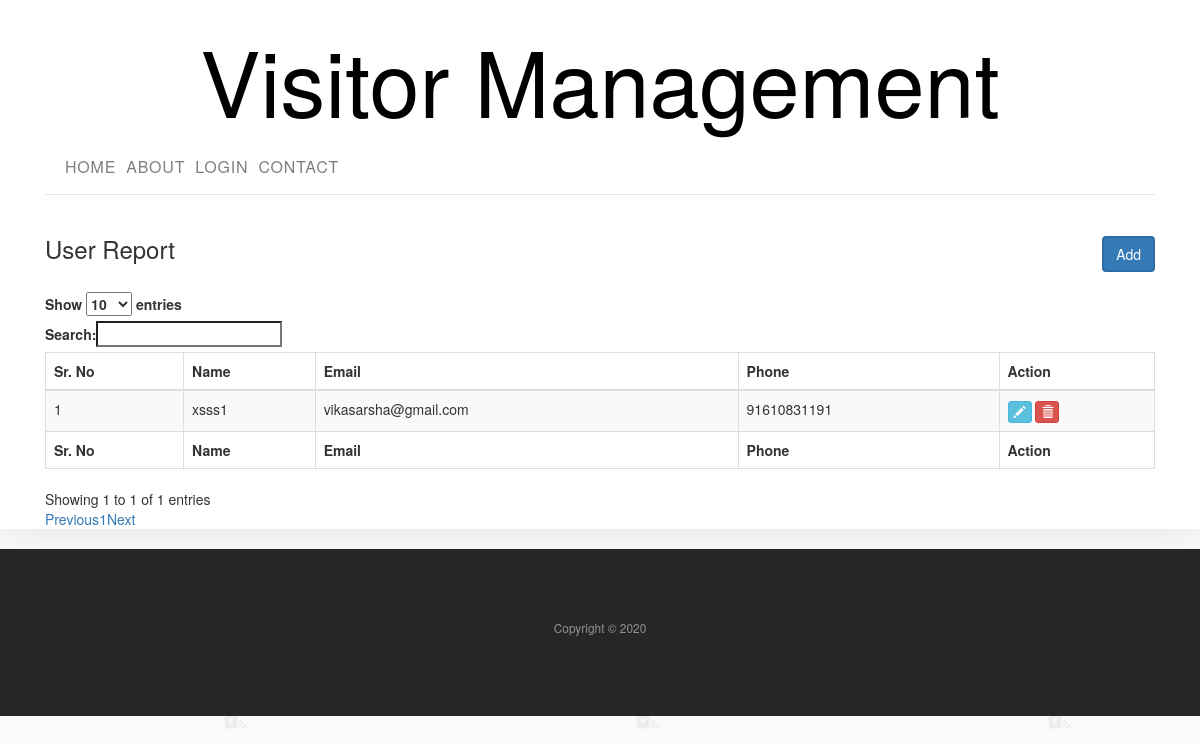
The app's page /user-report.php, older data.
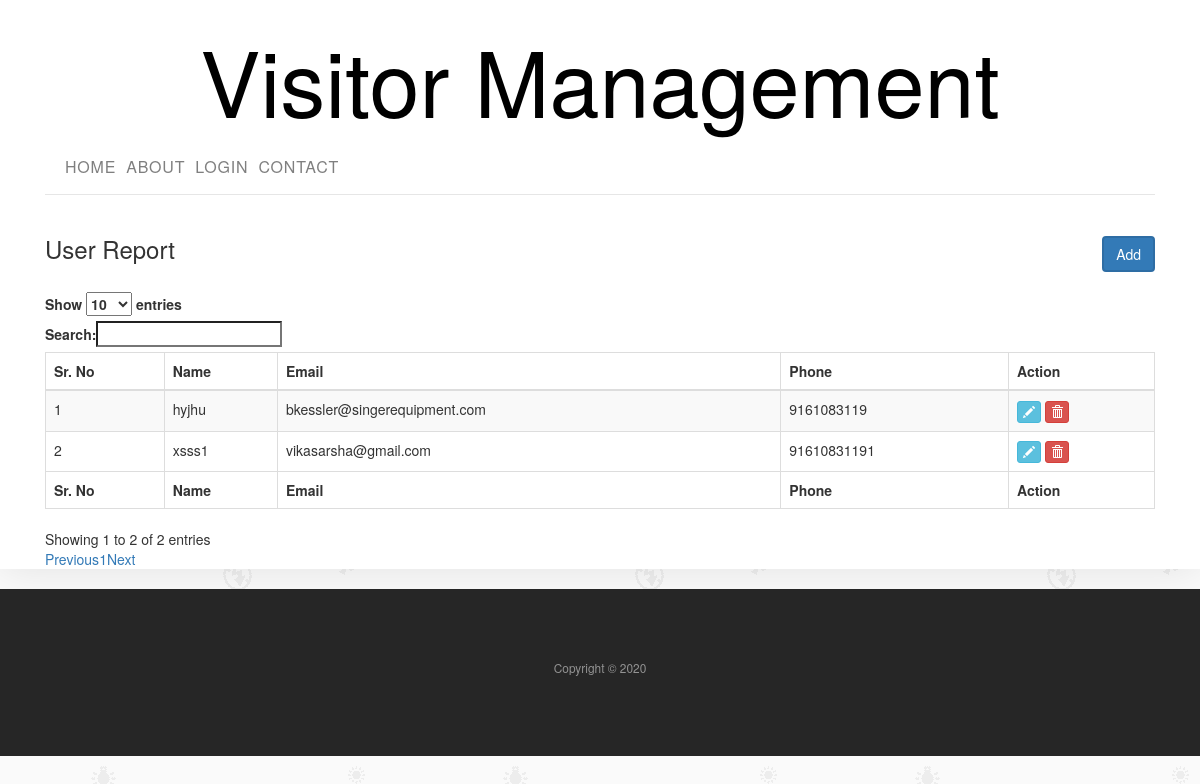
The same page, newer data.
### tables this page shows
CREATE TABLE `users` (
  `id` int(15) NOT NULL,
  `name` varchar(191) DEFAULT NULL,
  `email` varchar(191) DEFAULT NULL,
  `password` varchar(191) NOT NULL,
  `phone` varchar(191) DEFAULT NULL,
  `username` varchar(191) NOT NULL,
  `dob` varchar(191) NOT NULL,
  `address1` varchar(191) NOT NULL,
  `address2` varchar(191) NOT NULL,
  `city` varchar(191) NOT NULL,
  `state` varchar(191) NOT NULL,
  `country` varchar(191) NOT NULL,
  `image` varchar(191) NOT NULL,
  `created_at` datetime DEFAULT NULL,
  `updated_at` timestamp NOT NULL DEFAULT CURRENT_TIMESTAMP
);

### user-report.php (the view, shortened to what this page needs)
<?php
include_once('header.php');
$con=connection();
$rows=null;
if($con){
	$result=mysqli_query($con,'Select *from users order by id desc');
	$rows=mysqli_fetch_all($result,MYSQLI_ASSOC);
}
?>
<link rel="stylesheet" type="text/css" href="http://maxcdn.bootstrapcdn.com/bootstrap/3.2.0/css/bootstrap.min.css">
<link rel="stylesheet" type="text/css" href="http://cdn.datatables.net/plug-ins/3cfcc339e89/integration/bootstrap/3/dataTables.bootstrap.css">
<div class="container">
  <h3>User Report <a href="add-user.php" class="btn btn-primary pull-right">Add</a></h3><br>
    <div class="row">
        <div class="col-md-12">
        <table id="datatable" class="table table-striped table-bordered" cellspacing="0" width="100%">
		<thead>
						<tr>
						<th>Sr. No</th>
							<th>Name</th>
							<th>Email</th>
							<th>Phone</th>
                                 <th>Action</th>
						</tr>
					</thead>
					<tfoot>
						<tr>
						<th>Sr. No</th>
							<th>Name</th>
							<th>Email</th>
							<th>Phone</th>
                                 <th>Action</th>
						</tr>
					</tfoot>
					<tbody>
						<?php
						if(isset($rows) && !empty($rows)){
							foreach($rows as $key => $row){
								?>
							<tr>
							<td><?php echo $key+1;?></td>
							<td><?php echo $row['name'];?></td>
							<td><?php echo $row['email'];?></td>
							<td><?php echo $row['phone'];?></td>
                            <td>
							<a href="edit-user.php?id=<?php echo $row['id'];?>" data-placement="top" data-toggle="tooltip" title="Delete"><button class="btn btn-info btn-xs" data-title="Delete" data-toggle="modal" data-target="#delete" ><span class="glyphicon glyphicon-pencil"></span></button></a>
							<a href="includes/main.php?action=delete-user&id=<?php echo $row['id'];?> data-placement="top" data-toggle="tooltip" title="Delete"><button class="btn btn-danger btn-xs" data-title="Delete" data-toggle="modal" data-target="#delete" ><span class="glyphicon glyphicon-trash"></span></button></a>
</td>
						</tr>
							<?php } }
							?>
					</tbody>
				</table>
        </div>
    </div>
  </div>
</div><br>
<?php include('footer.php');?>

### header.php (shortened to what this page needs)
<!doctype html>
<html lang="en">
<head>
    <link rel="stylesheet" href="css/bootstrap.css">
    <link rel="stylesheet" href="css/animate.css">
    <link rel="stylesheet" href="css/owl.carousel.min.css">
    <link rel="stylesheet" href="fonts/ionicons/css/ionicons.min.css">
    <link rel="stylesheet" href="fonts/fontawesome/css/font-awesome.min.css">
    <link rel="stylesheet" href="fonts/flaticon/font/flaticon.css">
    <link rel="stylesheet" href="css/style.css">
</head>
<body>
<div class="wrap">
    <header role="banner">
        <div class="container logo-wrap">
            <div class="row pt-3">
                <div class="col-12 text-center">
                    <h1 class="site-logo"><a href="index.php">Visitor Management</a></h1>
                </div>
            </div>
        </div>
        <nav class="navbar navbar-expand-md  navbar-light bg-light">
            <div class="container">
                <div class="collapse navbar-collapse" id="navbarMenu">
                    <ul class="navbar-nav mx-auto">
                        <li class="nav-item">
                            <a class="nav-link" href="index.php">Home</a>
                        </li>
                        <li class="nav-item">
                            <a class="nav-link" href="about.php">About</a>
                        </li>
                        <li class="nav-item">
                            <a class="nav-link" href="login.php">Login</a>
                        </li>
                        <li class="nav-item">
                            <a class="nav-link" href="contact.php">Contact</a>
                        </li>
                    </ul>
                </div>
            </div>
        </nav>
    </header>

### footer.php (shortened to what this page needs)
<footer class="site-footer">
    <div class="container">
        <div class="row">
            <div class="col-md-12 text-center">
                <p class="small">
                    Copyright &copy; 2020
                </p>
            </div>
        </div>
    </div>
</footer>
</body>
</html>

### css/style.css (style rules this page uses)
body { background: #ccc url("../images/photography.png") repeat; font-family: "Inconsolata", SFMono-Regular, Menlo, Monaco, Consolas, "Liberation Mono", "Courier New", monospace; font-weight: 300; font-size: 18px; line-height: 1.9; color: #6c757d; }
a { -webkit-transition: .3s all ease; -o-transition: .3s all ease; transition: .3s all ease; text-decoration: none; }
h1, h2, h3, h4, h5 { color: #000; font-family: "Josefin Sans", -apple-system, BlinkMacSystemFont, "Segoe UI", Roboto, "Helvetica Neue", Arial, sans-serif, "Apple Color Emoji", "Segoe UI Emoji", "Segoe UI Symbol", "Noto Color Emoji"; }
.wrap { max-width: 1250px; margin: 0 auto; background: #fff; -webkit-box-shadow: 0 0 40px 0 rgba(0, 0, 0, 0.1); box-shadow: 0 0 40px 0 rgba(0, 0, 0, 0.1); }
header { position: relative; top: 0; left: 0; width: 100%; z-index: 5; font-weight: 400; background: #fff !important; }
header .navbar-collapse { position: relative; }
header .navbar { padding-top: 0; padding-bottom: 0; background: transparent !important; }
header .navbar .nav-link { padding: 1.7rem 1rem; font-size: 16px; outline: none !important; text-transform: uppercase; letter-spacing: .05em; }
.site-logo a { color: #000; font-size: 90px; }
.navbar .container > div { border-bottom: 1px solid #e6e6e6; }
.btn, .form-control { outline: none; -webkit-box-shadow: none !important; box-shadow: none !important; border-radius: 0; }
.btn { -webkit-transition: .3s all ease; -o-transition: .3s all ease; transition: .3s all ease; padding: 8px 20px; }
.btn.btn-primary { color: #fff; border-width: 2px; }
.site-footer { background-size: cover; background-position: center center; background-repeat: no-repeat; padding: 5em 0; background: #262626; }
.site-footer p { color: rgba(255, 255, 255, 0.5); }

Row changes from the older to the newer data that the page shows:
added users: name "hyjhu", email "bkessler@singerequipment.com", phone "9161083119"
Text that changed along with them:
text written by a page script: "Show entries Search: Showing 1 to 1 of 1 entries Previous 1 Next" → "Show entries Search: Showing 1 to 2 of 2 entries Previous 1 Next"
